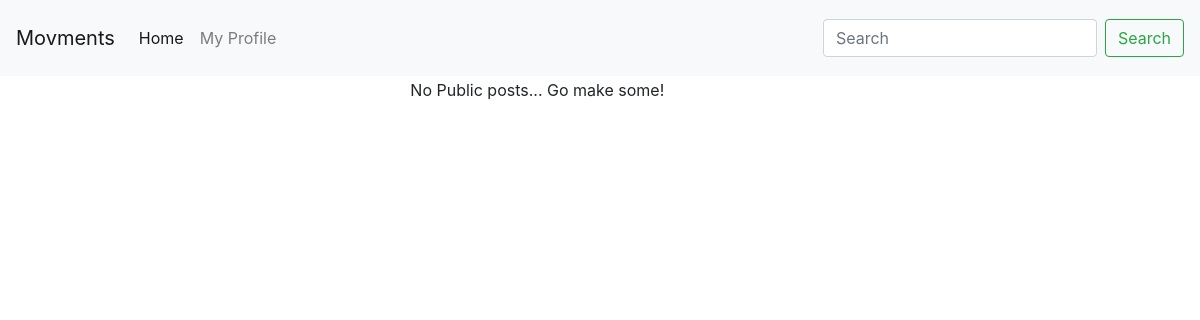
Page /service/posts/ on the earlier database version.
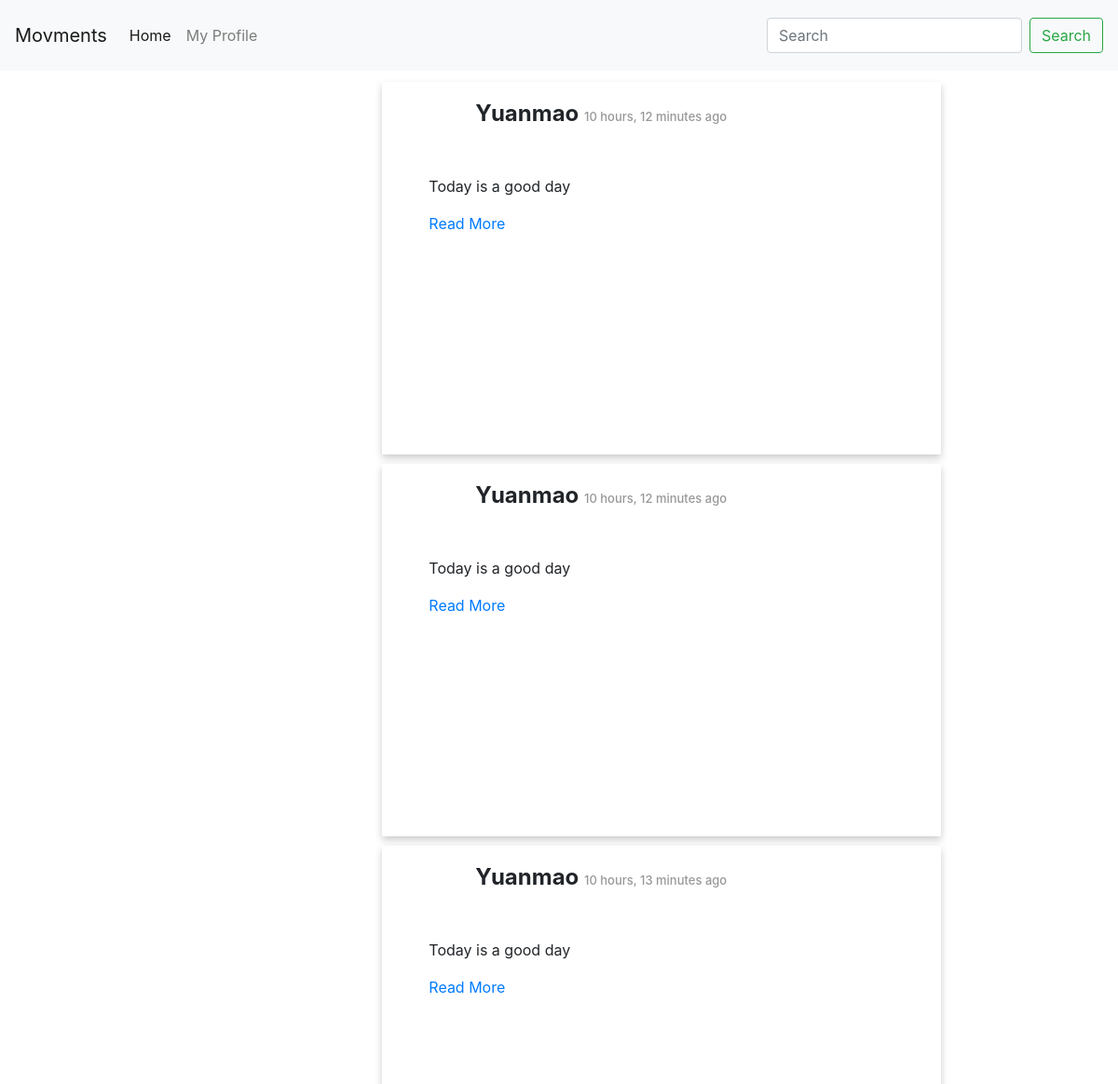
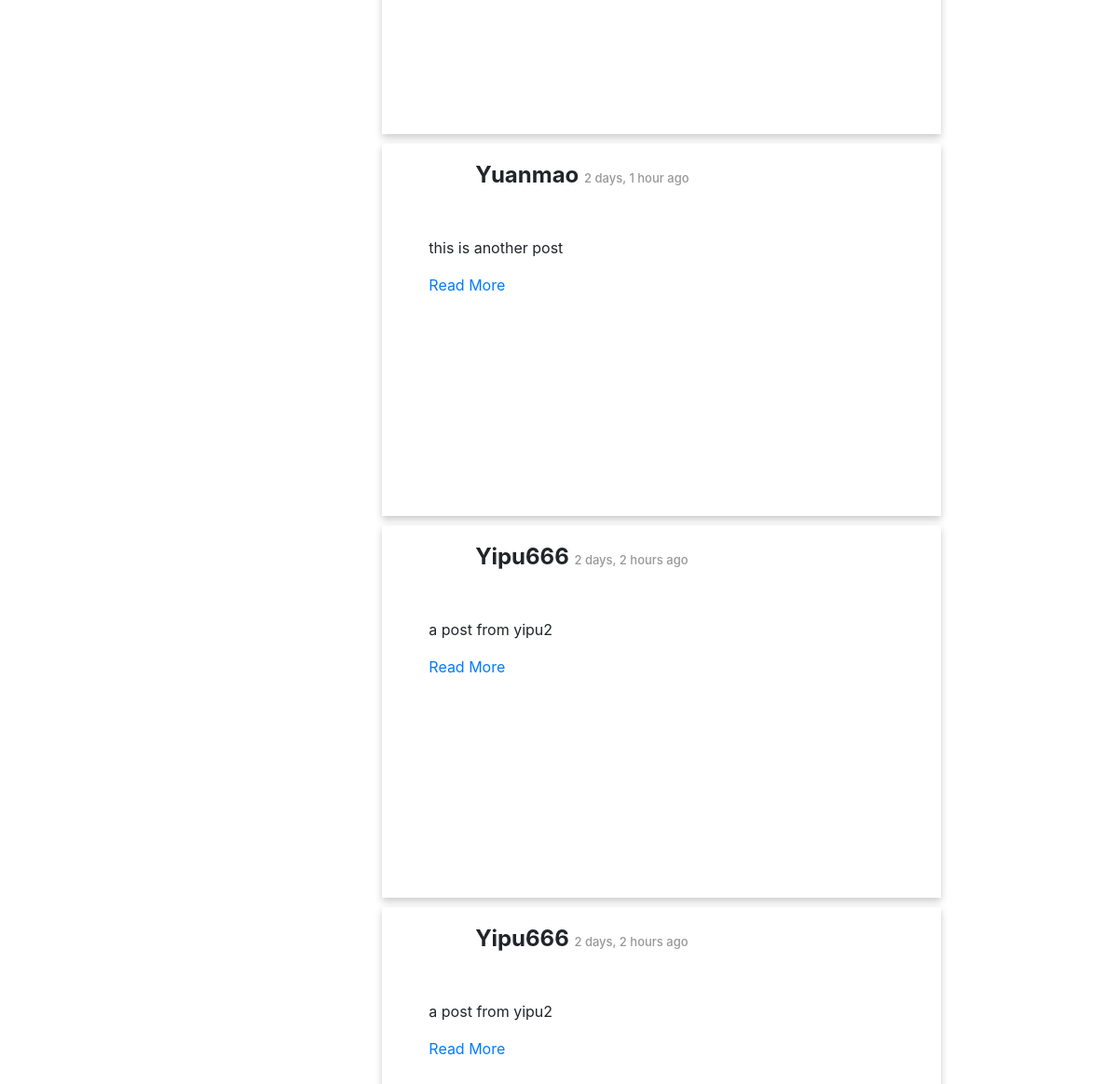
Same page on the later database version (2 pictures, top to bottom).
### posting/models.py (models this page shows)
class Post(models.Model):
    POST_VISIBILITY = (
        ('PUBLIC', 'Public'),
        ('PRIVATE', 'Prviate to self'),
        ('FRIENDS', 'Private to friends'),
        ('FOAF', 'Private to friends of friends'),
        ('SERVERONLY', 'Private to local friends'),
    )
    CONTENT_TYPE = {
        ('text', 'text/plain'),
        ('md', 'text/markdown'),
    }
    id = models.UUIDField(primary_key=True, default=uuid.uuid4, editable=False)
    author = models.ForeignKey(Author, on_delete=models.CASCADE)
    title = models.CharField(max_length=50)
    content_type = models.CharField(max_length=4, default = 'text', choices=CONTENT_TYPE)
    content = models.CharField(max_length=200)
    category = models.CharField(max_length=200)
    pub_date = models.DateTimeField('date posted', auto_now_add=True, blank=True)
    visibility = models.CharField(max_length=10, default = 'PUBL', choices=POST_VISIBILITY)

### accounts/models.py (models this page shows, shortened)
class Author(AbstractBaseUser):
    email=models.EmailField(
        verbose_name='email address',
        max_length=60,
        unique=True,
    )
    uid_str = uuid.uuid4().urn
    uuid_str = uid_str[9:] # str(settings.HOSTNAME)+"/author/"+
    id = models.CharField(primary_key=True, default=uuid_str, editable=False,max_length=100,unique=True)
    displayName = models.CharField(max_length=30)
    host = models.URLField(default=settings.HOSTNAME, max_length=100)
    url = models.URLField(default=uuid_str,max_length=100)
    github = models.URLField(default="", max_length=100, null=True)
    bio = models.CharField(max_length=200, null=True)
    date_joined=models.DateField(verbose_name="date joined", auto_now=True)
    last_login=models.DateField(verbose_name="date joined", auto_now=True)
    is_active=models.BooleanField(default=True)
    is_admin=models.BooleanField(default=False)
    objects=AuthorManager()
    USERNAME_FIELD = 'email'
    REQUIRED_FIELDS = ['displayName', ]

### posting/views.py (the view, shortened to what this page needs)
# urls.py: path('posts/', views.ViewPublicPosts, name='view public posts'),
def ViewPublicPosts(request):
    public_posts = Post.objects.filter(visibility='PUBLIC').order_by('-pub_date')[:10]
    form = PostNewForm(request.POST or None)
    context = {
        'public_post_list': public_posts,
        'form': form,
    }
    return render(request, "posting/publicPosts.html", context)

### posting/forms.py
class PostNewForm(forms.ModelForm):
    class Meta:
        model = Post
        fields = [
            'title',
            'content_type',
            'content',
            'visibility',
            'category',
        ]

### posting/templates/posting/publicPosts.html (shortened to what this page needs)
{% extends 'posting/base.html' %}
{% block content %}
    {% if public_post_list %}
        <ul>
            {% for post in public_post_list %}
            <li>
                <div class="post-card">
                    <h4 class="display-name"><b>{{ post.author.displayName }} </b> <span id="timestamp">{{ post.pub_date|timesince }} ago</span></h4>
                    <div class="post-content">
                    <p>{{ post.content }}</p>
                    <a  class="readmore" href="{% url 'posting:view post details' post.id %}">Read More</a>
                    </div>
                </div>
            </li>
            {% endfor %}
        </ul>
    {% else %}
        <p>No Public posts... Go make some!</p>
    {% endif %}
{% endblock %}

Differences in the rows shown:
added Post: author.displayName "Yuanmao", pub_date "10 hours, 12 minutes", content "Today is a good day"
added Post: author.displayName "Yuanmao", pub_date "10 hours, 12 minutes", content "Today is a good day"
added Post: author.displayName "Yuanmao", pub_date "10 hours, 13 minutes", content "Today is a good day"
added Post: author.displayName "Yuanmao", pub_date "2 days, 1 hour", content "this is another post"
added Post: author.displayName "Yipu666", pub_date "2 days, 2 hours", content "a post from yipu2"
added Post: author.displayName "Yipu666", pub_date "2 days, 2 hours", content "a post from yipu2"
Other differences:
text no longer shown: "No Public posts... Go make some!"
